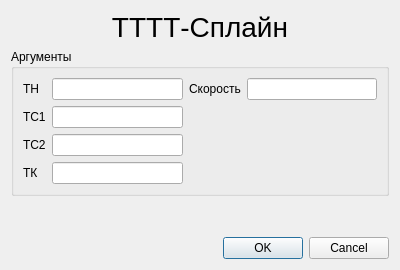
<?xml version="1.0" encoding="UTF-8"?>
<ui version="4.0">
 <class>TTTTSplineDialog</class>
 <widget class="QDialog" name="TTTTSplineDialog">
  <property name="geometry">
   <rect>
    <x>0</x>
    <y>0</y>
    <width>400</width>
    <height>270</height>
   </rect>
  </property>
  <property name="windowTitle">
   <string>ТТТТ-Сплайн</string>
  </property>
  <property name="toolTip">
   <string>&lt;html&gt;&lt;head/&gt;&lt;body&gt;&lt;p align=&quot;justify&quot;&gt;&lt;span style=&quot; font-family:'-webkit-standard'; font-size:12pt; color:#000000;&quot;&gt;Быстрая клавиша &lt;/span&gt;&lt;span style=&quot; font-family:'-webkit-standard'; font-size:12pt; color:#3300ff;&quot;&gt;Shift+8 &lt;/span&gt;&lt;span style=&quot; font-family:'-webkit-standard'; font-size:12pt; color:#000000;&quot;/&gt;&lt;span style=&quot; font-family:'-webkit-standard'; font-size:12pt; color:#000000;&quot;&gt;TTТ ЛИНИЯ [&lt;/span&gt;&lt;span style=&quot; font-family:'-webkit-standard'; font-size:12pt; font-weight:600; color:#000000;&quot;&gt;ТН, ТС1, ТС2, ТК,&lt;/span&gt;&lt;span style=&quot; font-family:'-webkit-standard'; font-size:12pt; color:#000000;&quot;&gt;(&lt;/span&gt;&lt;span style=&quot; font-family:'-webkit-standard'; font-size:12pt; font-style:italic; color:#000000;&quot;&gt;СКОРОСТЬ&lt;/span&gt;&lt;span style=&quot; font-family:'-webkit-standard'; font-size:12pt; color:#000000;&quot;&gt;)] &lt;/span&gt;&lt;span style=&quot; font-family:'-webkit-standard'; font-size:12pt; color:#000000;&quot;/&gt;&lt;span style=&quot; font-family:'-webkit-standard'; font-size:12pt; color:#000000;&quot;&gt;Перемещение по прямой из точки в точку с номером &lt;/span&gt;&lt;span style=&quot; font-family:'-webkit-standard'; font-size:12pt; color:#000000;&quot;&gt;в пространстве. &lt;br/&gt;&lt;/span&gt;&lt;span style=&quot; font-family:'-webkit-standard'; font-size:12pt; font-weight:600; color:#000000;&quot;&gt;ТН&lt;/span&gt;&lt;span style=&quot; font-family:'-webkit-standard'; font-size:12pt; color:#000000;&quot;&gt; – точка начальная. &lt;br/&gt;&lt;/span&gt;&lt;span style=&quot; font-family:'-webkit-standard'; font-size:12pt; font-weight:600; color:#000000;&quot;&gt;ТС1&lt;/span&gt;&lt;span style=&quot; font-family:'-webkit-standard'; font-size:12pt; color:#000000;&quot;&gt; – точка лежащая на сплайне. &lt;br/&gt;&lt;/span&gt;&lt;span style=&quot; font-family:'-webkit-standard'; font-size:12pt; font-weight:600; color:#000000;&quot;&gt;ТС2&lt;/span&gt;&lt;span style=&quot; font-family:'-webkit-standard'; font-size:12pt; color:#000000;&quot;&gt; – точка лежащая на сплайне. &lt;br/&gt;&lt;/span&gt;&lt;span style=&quot; font-family:'-webkit-standard'; font-size:12pt; font-weight:600; color:#000000;&quot;&gt;TK&lt;/span&gt;&lt;span style=&quot; font-family:'-webkit-standard'; font-size:12pt; color:#000000;&quot;&gt; – точка конечная. &lt;br/&gt;(&lt;/span&gt;&lt;span style=&quot; font-family:'-webkit-standard'; font-size:12pt; font-weight:600; color:#000000;&quot;&gt;СКОРОСТЬ&lt;/span&gt;&lt;span style=&quot; font-family:'-webkit-standard'; font-size:12pt; color:#000000;&quot;&gt;)Скорость выполнения оператора (необязательный параметр). &lt;/span&gt;&lt;/p&gt;&lt;/body&gt;&lt;/html&gt;</string>
  </property>
  <property name="whatsThis">
   <string>&lt;html&gt;&lt;head/&gt;&lt;body&gt;&lt;p align=&quot;justify&quot;&gt;&lt;span style=&quot; font-family:'-webkit-standard'; font-size:12pt; color:#000000;&quot;&gt;Быстрая клавиша &lt;/span&gt;&lt;span style=&quot; font-family:'-webkit-standard'; font-size:12pt; color:#3300ff;&quot;&gt;Shift+8 &lt;/span&gt;&lt;span style=&quot; font-family:'-webkit-standard'; font-size:12pt; color:#000000;&quot;/&gt;&lt;span style=&quot; font-family:'-webkit-standard'; font-size:12pt; color:#000000;&quot;&gt;TTТ ЛИНИЯ [&lt;/span&gt;&lt;span style=&quot; font-family:'-webkit-standard'; font-size:12pt; font-weight:600; color:#000000;&quot;&gt;ТН, ТС1, ТС2, ТК,&lt;/span&gt;&lt;span style=&quot; font-family:'-webkit-standard'; font-size:12pt; color:#000000;&quot;&gt;(&lt;/span&gt;&lt;span style=&quot; font-family:'-webkit-standard'; font-size:12pt; font-style:italic; color:#000000;&quot;&gt;СКОРОСТЬ&lt;/span&gt;&lt;span style=&quot; font-family:'-webkit-standard'; font-size:12pt; color:#000000;&quot;&gt;)] &lt;/span&gt;&lt;span style=&quot; font-family:'-webkit-standard'; font-size:12pt; color:#000000;&quot;/&gt;&lt;span style=&quot; font-family:'-webkit-standard'; font-size:12pt; color:#000000;&quot;&gt;Перемещение по прямой из точки в точку с номером &lt;/span&gt;&lt;span style=&quot; font-family:'-webkit-standard'; font-size:12pt; color:#000000;&quot;&gt;в пространстве. &lt;br/&gt;&lt;/span&gt;&lt;span style=&quot; font-family:'-webkit-standard'; font-size:12pt; font-weight:600; color:#000000;&quot;&gt;ТН&lt;/span&gt;&lt;span style=&quot; font-family:'-webkit-standard'; font-size:12pt; color:#000000;&quot;&gt; – точка начальная. &lt;br/&gt;&lt;/span&gt;&lt;span style=&quot; font-family:'-webkit-standard'; font-size:12pt; font-weight:600; color:#000000;&quot;&gt;ТС1&lt;/span&gt;&lt;span style=&quot; font-family:'-webkit-standard'; font-size:12pt; color:#000000;&quot;&gt; – точка лежащая на сплайне. &lt;br/&gt;&lt;/span&gt;&lt;span style=&quot; font-family:'-webkit-standard'; font-size:12pt; font-weight:600; color:#000000;&quot;&gt;ТС2&lt;/span&gt;&lt;span style=&quot; font-family:'-webkit-standard'; font-size:12pt; color:#000000;&quot;&gt; – точка лежащая на сплайне. &lt;br/&gt;&lt;/span&gt;&lt;span style=&quot; font-family:'-webkit-standard'; font-size:12pt; font-weight:600; color:#000000;&quot;&gt;TK&lt;/span&gt;&lt;span style=&quot; font-family:'-webkit-standard'; font-size:12pt; color:#000000;&quot;&gt; – точка конечная. &lt;br/&gt;(&lt;/span&gt;&lt;span style=&quot; font-family:'-webkit-standard'; font-size:12pt; font-weight:600; color:#000000;&quot;&gt;СКОРОСТЬ&lt;/span&gt;&lt;span style=&quot; font-family:'-webkit-standard'; font-size:12pt; color:#000000;&quot;&gt;)Скорость выполнения оператора (необязательный параметр). &lt;/span&gt;&lt;/p&gt;&lt;/body&gt;&lt;/html&gt;</string>
  </property>
  <layout class="QVBoxLayout" name="verticalLayout">
   <item>
    <widget class="QLabel" name="ttttspline_title_label">
     <property name="font">
      <font>
       <pointsize>21</pointsize>
      </font>
     </property>
     <property name="text">
      <string>ТТТТ-Сплайн</string>
     </property>
     <property name="alignment">
      <set>Qt::AlignCenter</set>
     </property>
    </widget>
   </item>
   <item>
    <widget class="QGroupBox" name="ttttspline_arguments_groupBox">
     <property name="title">
      <string>Аргументы</string>
     </property>
     <layout class="QGridLayout" name="gridLayout">
      <item row="0" column="0">
       <widget class="QLabel" name="ttttspline_start_point_label">
        <property name="text">
         <string>ТН</string>
        </property>
       </widget>
      </item>
      <item row="0" column="1">
       <widget class="QLineEdit" name="ttttspline_start_point_lineEdit"/>
      </item>
      <item row="0" column="3">
       <widget class="QLineEdit" name="ttttspline_velocity_lineEdit"/>
      </item>
      <item row="1" column="0">
       <widget class="QLabel" name="ttttspline_middle_point_first_label">
        <property name="text">
         <string>ТС1</string>
        </property>
       </widget>
      </item>
      <item row="1" column="1">
       <widget class="QLineEdit" name="ttttspline_middle_point_first_lineEdit"/>
      </item>
      <item row="2" column="0">
       <widget class="QLabel" name="ttttspline_middle_point_second_label">
        <property name="text">
         <string>ТС2</string>
        </property>
       </widget>
      </item>
      <item row="2" column="1">
       <widget class="QLineEdit" name="ttttspline_middle_point_second_lineEdit"/>
      </item>
      <item row="3" column="0">
       <widget class="QLabel" name="ttttspline_finish_point_label">
        <property name="text">
         <string>ТК</string>
        </property>
       </widget>
      </item>
      <item row="3" column="1">
       <widget class="QLineEdit" name="ttttspline_finish_point_lineEdit"/>
      </item>
      <item row="0" column="2">
       <widget class="QLabel" name="ttttspline_velocity_label">
        <property name="text">
         <string>Скорость</string>
        </property>
       </widget>
      </item>
     </layout>
    </widget>
   </item>
   <item>
    <spacer name="verticalSpacer">
     <property name="orientation">
      <enum>Qt::Vertical</enum>
     </property>
     <property name="sizeHint" stdset="0">
      <size>
       <width>20</width>
       <height>100</height>
      </size>
     </property>
    </spacer>
   </item>
   <item>
    <widget class="QDialogButtonBox" name="buttonBox">
     <property name="orientation">
      <enum>Qt::Horizontal</enum>
     </property>
     <property name="standardButtons">
      <set>QDialogButtonBox::Cancel|QDialogButtonBox::Ok</set>
     </property>
    </widget>
   </item>
  </layout>
 </widget>
 <resources/>
 <connections>
  <connection>
   <sender>buttonBox</sender>
   <signal>accepted()</signal>
   <receiver>TTTTSplineDialog</receiver>
   <slot>accept()</slot>
   <hints>
    <hint type="sourcelabel">
     <x>248</x>
     <y>254</y>
    </hint>
    <hint type="destinationlabel">
     <x>157</x>
     <y>274</y>
    </hint>
   </hints>
  </connection>
  <connection>
   <sender>buttonBox</sender>
   <signal>rejected()</signal>
   <receiver>TTTTSplineDialog</receiver>
   <slot>reject()</slot>
   <hints>
    <hint type="sourcelabel">
     <x>316</x>
     <y>260</y>
    </hint>
    <hint type="destinationlabel">
     <x>286</x>
     <y>274</y>
    </hint>
   </hints>
  </connection>
 </connections>
</ui>
